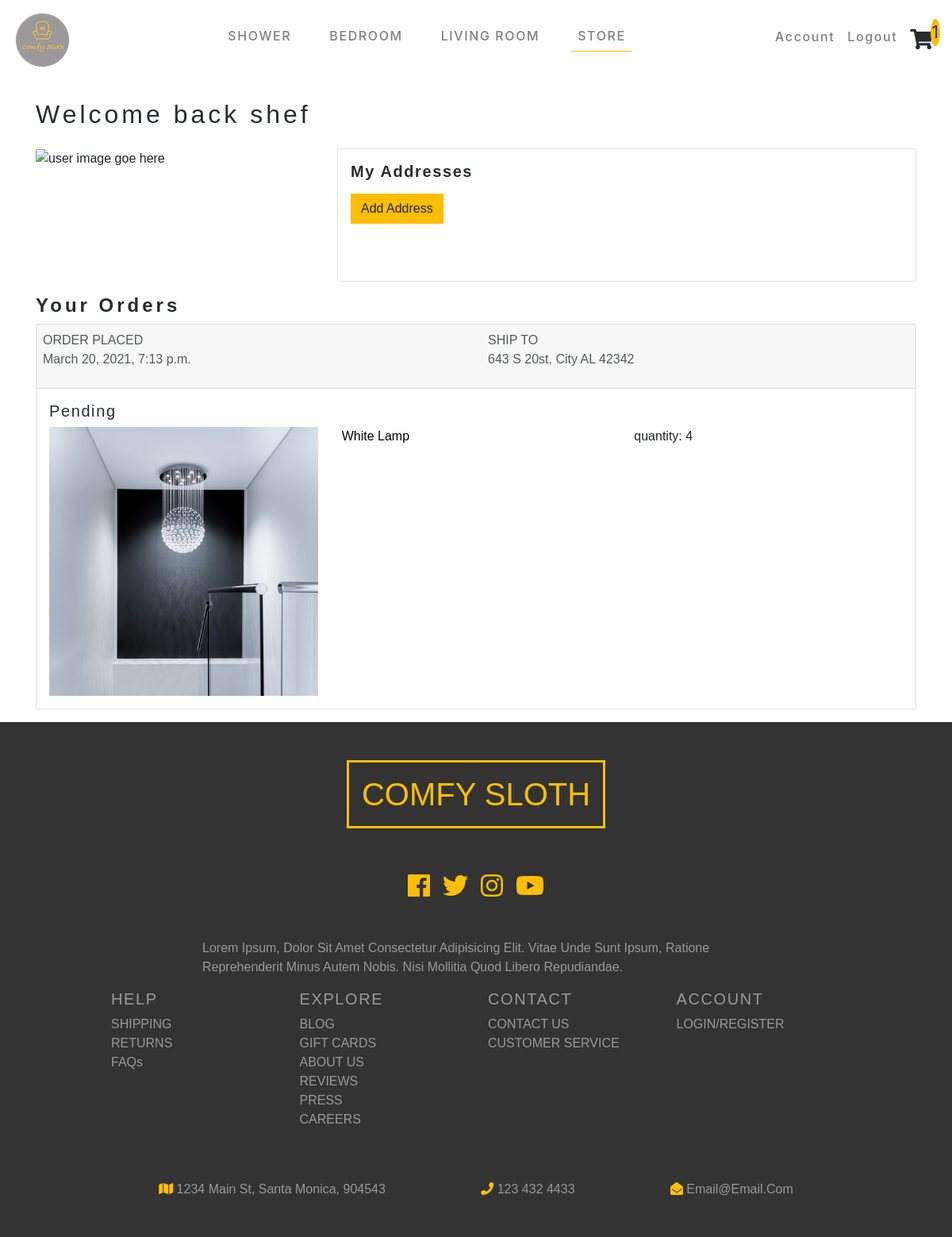
Page /mypage/ (signed in) on the committed database.
### store/models.py (models this page shows, shortened)
class Order(models.Model):
    STATUS = (
        ('Pending', 'Pending'),
        ('Out for delivery', 'Out for delivery'),
        ('Delivered', 'Delivered')
    )
    user = models.ForeignKey(User, on_delete=models.SET_NULL, null=True)
    name = models.CharField(max_length=300)
    address = models.CharField(max_length=300)
    order_item = models.ForeignKey(Product, on_delete=models.SET_NULL, null=True)
    date_created = models.DateTimeField(auto_now_add=True)
    status = models.CharField(max_length=200, null=True, choices=STATUS, default='Pending')
    quantity = models.IntegerField(default=0)

class Product(models.Model):
    title = models.CharField(max_length=200)
    price = models.DecimalField(max_digits=30, decimal_places=2)
    picture = models.CharField(max_length=300)
    category = models.CharField(max_length=200)
    sub_category = models.CharField(max_length=200)
    inventory_amount = models.IntegerField(default=10)

### login/views.py (the view)
# urls.py: path('mypage/', views.user_page, name='user_page'),
@login_required
def user_page(request):
    if request.method == 'POST':
        addAddress(request)
    address_info = Address.objects.all()
    orders = Order.objects.all()
    user_name = request.user
    user_order = orders.filter(user=request.user)
    user_address = address_info.filter(user=request.user)
    user_name = request.user
    content = {'user_name': user_name,  'user_order': user_order, 'user_address': user_address}
    return render(request, 'login/user.html', content)

### login/templates/login/user.html (shortened to what this page needs)
{% extends 'base.html'%}
{% block content %}
{% load  item_filter %}
{% load static %}
<div class="container mt-4">
    <h2>Welcome back {{ user_name}}</h2>
    <div class="row d-flex justify-content-between">
        <div class="col-sm-4 pt-3">
            <img src="https://devtalk.blender.org/uploads/default/original/2X/c/cbd0b1a6345a44b58dda0f6a355eb39ce4e8a56a.png" class='order-img' alt="user image goe here">
        </div>
        <div class="col-sm-8">
            <div class="userDetail border p-3 my-3">
                <h5><b>My Addresses</b></h5>
                <div class="btn btn-yellow my-2" id="add-address-btn">Add address</div>
        </div>
        </div>
    </div>
    <h4><b>Your Orders</b></h4>
    {% for order in user_order%}
    <div class="card mb-3">
        <div class="card-header p-2">
            <div class="row d-flex justify-content-between">
                    <ul class="col-sm-6">
                        <li>ORDER PLACED</li>
                        <li>{{order.date_created}}</li>
                    </ul>
                    <ul class="col-sm-6">
                        <li>SHIP TO</li>
                        <LI>{{order.address}}</LI>
                    </ul>
            </div>
        </div>
        <div class="p-3">
            <h5> {{order.status}}</h5>
            <div class="row">
                <div class="col-sm-4">
                    <img src="{% static order.order_item.picture %}" alt="" class="order-img">
                </div>
                <div class="col-sm-4">
                    <a href="/store/item{{order.id}}" class="item-name-carousel">{{order.order_item.title}}</a>
                </div>
                <div class="col-sm-4">
                    <ul class="d-flex">
                        quantity: {{order.quantity}}</>
                    </ul>
                </div>
            </div>
        </div>
    </div>
    {% endfor%}
</div>
{% endblock %}

### futniture_store/static/css/main.css (style rules this page uses)
:root { --mainYellow: #fdbe02; --mainWhite: #fff; --mainBlack: #282c2e; --mainGrey: #9b9999; --TransGrey: rgba(0, 0, 0, 0.1); --SecondGrey: #6a666a; --MainOrange: rgba(253, 124, 77); }
a:link { text-decoration: none; }
.h1,h2,h3,h4 { letter-spacing: 0.25rem; color: var(--mainBlack); }
.container { font-family: 'Courier Prime', sans-serif; }
h5,h6 { letter-spacing: 0.1rem; color: var(--mainBlack); }
ul { list-style-type: none; padding: 0; }
body { color: var(--SecondGrey); background: var(--mainWhite); font-family: "Mali", cursive; }
.btn-yellow { background: var(--mainYellow)!important; text-transform: capitalize; font-size: 1.2rem; color: var(--mainBlack); border-radius: 0!important; }
.item-name-carousel { color: black; }
.userDetail { border-radius: 1%; border-color: var(--SecondGrey); border: 1px; color: var(--SecondGrey); }
.card-header { background-color: #f6f6f6; color: #565959; }
.order-img { width: 100%; height: auto; }
a { color: var(--mainBlack); }
#add-address-btn { cursor: pointer; }

### rows in the picture
Order: date_created "March 20, 2021, 7:13 p.m.", address "643 S 20st, City AL 42342", status "Pending", order_item.picture (picture), order_item "White Lamp", quantity "4"

### other values in the picture
{{ user_name }} "shef"
